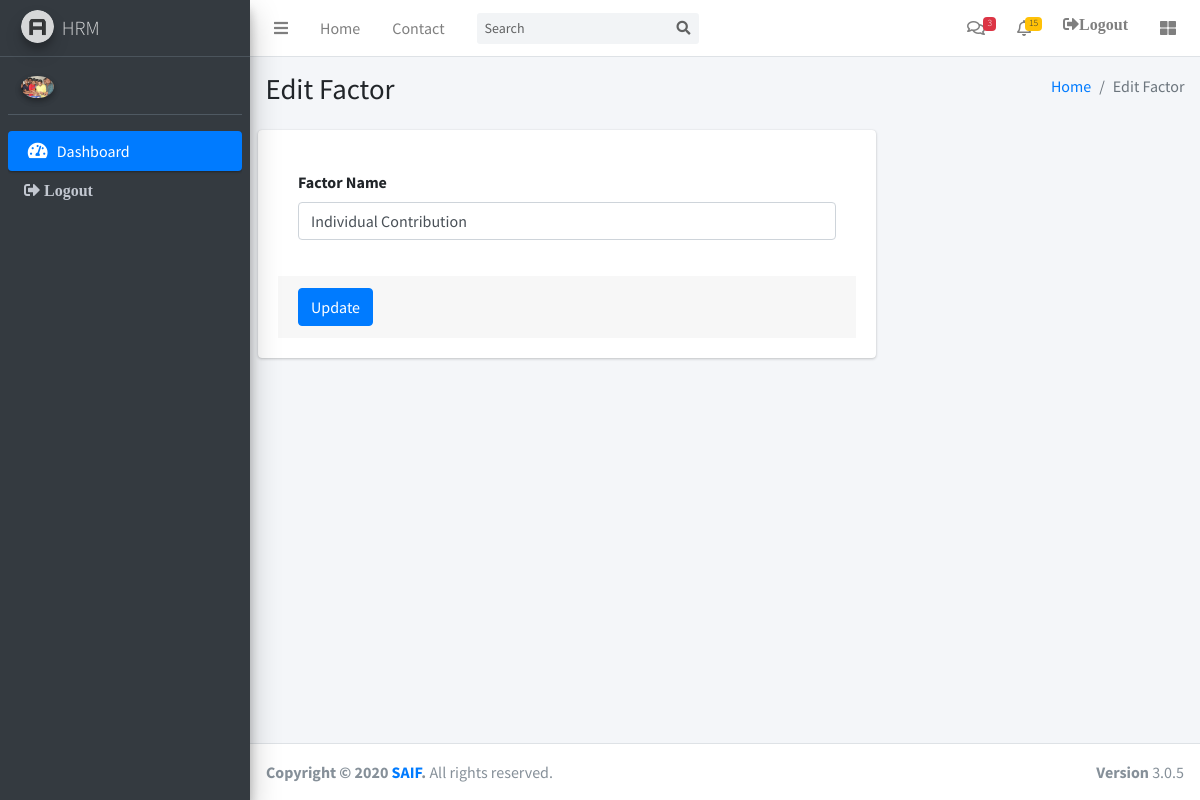
The app's page /index.php/PerformanceController/FactorEdit/1 with its own data.
### tables this page shows
CREATE TABLE `employees` (
  `id` int(10) UNSIGNED NOT NULL,
  `name` varchar(45) NOT NULL DEFAULT '',
  `contact` varchar(45) NOT NULL DEFAULT '',
  `joining_date` datetime DEFAULT NULL,
  `email` varchar(45) NOT NULL DEFAULT '',
  `user_id` int(10) UNSIGNED DEFAULT NULL,
  `image` varchar(150) NOT NULL,
  `position` varchar(45) NOT NULL,
  `dept_id` int(11) DEFAULT NULL,
  `password` varchar(45) NOT NULL,
  `address` varchar(150) NOT NULL,
  `status` tinyint(3) UNSIGNED NOT NULL
);

CREATE TABLE `performance_factor` (
  `id` int(10) UNSIGNED NOT NULL,
  `name` varchar(70) NOT NULL
);

### application/controllers/PerformanceController.php (called while the page is built, shortened)
<?php
class PerformanceController extends CI_Controller {
	public function FactorEdit($id){
		$data=$this->db->query("select * from performance_factor where id='$id' ");
		$result=$data->row_array();
		$this->load->view('layout/header.php');
		$this->load->view('layout/navbar.php');
		$this->load->view('layout/main_sidebar.php');
		$this->load->view('performance/factor_edit',array('factor'=>$result));
		$this->load->view('layout/footer.php');
	}
}

### index.php (called while the page is built, shortened)
<?php
require_once BASEPATH.'core/CodeIgniter.php';

### application/views/performance/factor_edit.php (the view, shortened to what this page needs)
<div class="content-wrapper">
  <section class="content-header">
    <div class="container-fluid">
      <div class="row mb-2">
        <div class="col-sm-6">
          <h1>Edit Factor</h1>
        </div>
        <div class="col-sm-6">
          <ol class="breadcrumb float-sm-right">
            <li class="breadcrumb-item"><a href="#">Home</a></li>
            <li class="breadcrumb-item active">Edit Factor</li>
          </ol>
        </div>
      </div>
    </div>
  </section>
  <section class="content">
   <div class="row">
     <div class="col-sm-8">
      <div class="card">
        <div class="card-body">
         <?php echo form_open("PerformanceController/FactorUpdate/{$factor['id']}"); ?>
         <div class="card-body">
          <div class="form-group">
            <label>Factor Name</label>
            <input type="text" class="form-control" name="name" value="<?php echo $factor['name'] ?>">
          </div>
        </div>
        <div class="card-footer">
          <button type="submit" class="btn btn-primary">Update</button>
        </div>
      </form>
    </div>
  </div>
</div>
</div>
</section>
</div>

### application/views/layout/main_sidebar.php (shortened to what this page needs)
  <?php
      $id= $this->session->userdata('ses_id');
     $data= $this->db->query("SELECT * FROM `employees` WHERE `user_id`='$id'");
      $result=$data->row_array();
  ?>
  <aside class="main-sidebar sidebar-dark-primary elevation-4">
    <a href="index3.html" class="brand-link">
      <img src="<?php echo base_url() ?>assets/dist/img/AdminLTELogo.png" alt="AdminLTE Logo" class="brand-image img-circle elevation-3"
      style="opacity: .8">
      <span class="brand-text font-weight-light">HRM</span>
    </a>
    <div class="sidebar">
      <div class="user-panel mt-3 pb-3 mb-3 d-flex">
        <div class="image">
          <img src="<?php echo base_url()?>image/employee/<?php echo $result['image'] ?>" class="img-circle elevation-2" alt="User Image">
        </div>
        <div class="info">
        </div>
      </div>
      <nav class="mt-2">
        <ul class="nav nav-pills nav-sidebar flex-column" data-widget="treeview" role="menu" data-accordion="false">
           <li class="nav-item has-treeview menu-open">
            <?php echo anchor("HomeController",'<i class="nav-icon fas fa-tachometer-alt"></i> <p>Dashboard</p>',array('class'=>'nav-link active')) ?>
          </li>
        <li class="nav-item has-treeview">
         <?php echo anchor("LoginController/Logout"," Logout",array('class' => 'nav-link fas fa-sign-out-alt')); ?>
       </li>
     </ul>
   </nav>
 </div>
</aside>

### records on screen
employees: image (picture)
performance_factor: name "Individual Contribution"
